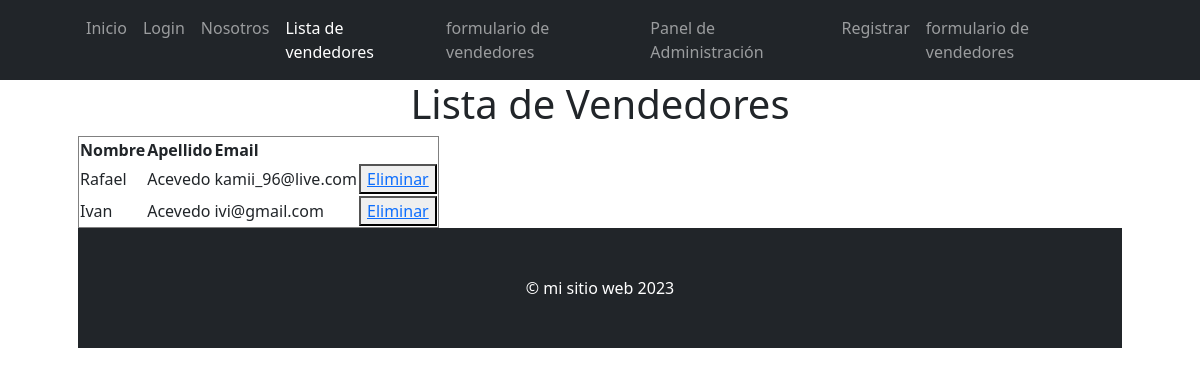
Page /vendedor/list on the earlier database version.
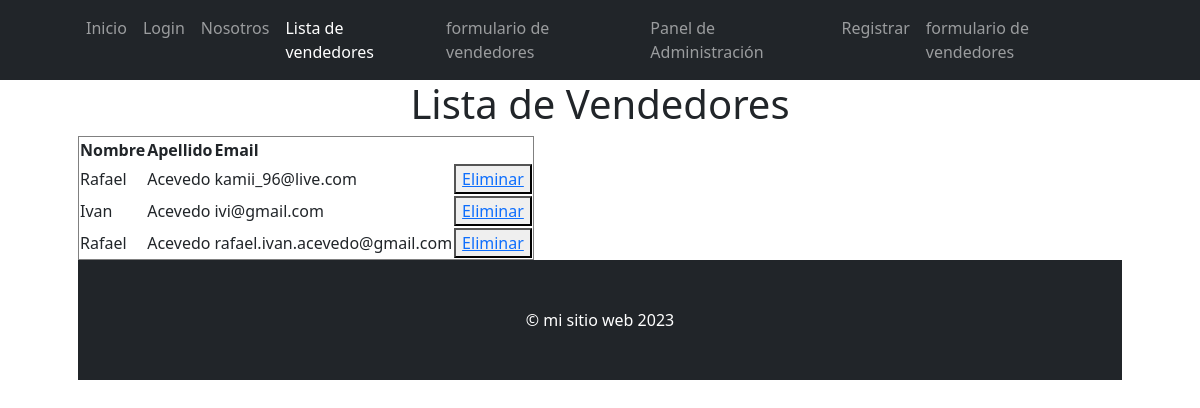
Same page on the later database version.
### tienda/models.py (models this page shows, shortened)
class Vendedor(models.Model):
    nombre = models.CharField(max_length=30)
    apellido = models.CharField(max_length=50)
    email = models.EmailField()

### tienda/views.py (the view)
# urls.py: path('vendedor/list',views.vendedor_list,name='vendedor_list'),
def vendedor_list(request):
    consulta = models.Vendedor.objects.all()
    contexto = {"vendedores": consulta}
    return render (request, "tienda/vendedor_list.html", contexto)

### tienda/templates/tienda/vendedor_list.html
{% extends 'tienda/base.html' %}
{% block contenido %}
<center>
    <h1> Lista de Vendedores</h1>
 </center>
        <table border="1">
            <thead>
                <th>Nombre</th>
                <th>Apellido</th>
                <th>Email</th>
            </thead>
            <tbody>
                {% for vendedor in vendedores  %}
                    <tr>
                      <td>  {{ vendedor.nombre }}</td>
                      <td> {{ vendedor.apellido }} </td>
                       <td> {{ vendedor.email }}</td>
                       <td>    <button>
                                <a href="{% url 'EliminarVendedor' vendedor.nombre %}">Eliminar</a>
                            </button></td>
                    </tr>
                {% endfor %}
            </tbody>
        </table>
{% endblock contenido %}

Differences in the rows shown:
added Vendedor: nombre "Rafael", apellido "Acevedo", email "rafael.ivan.acevedo@gmail.com"
